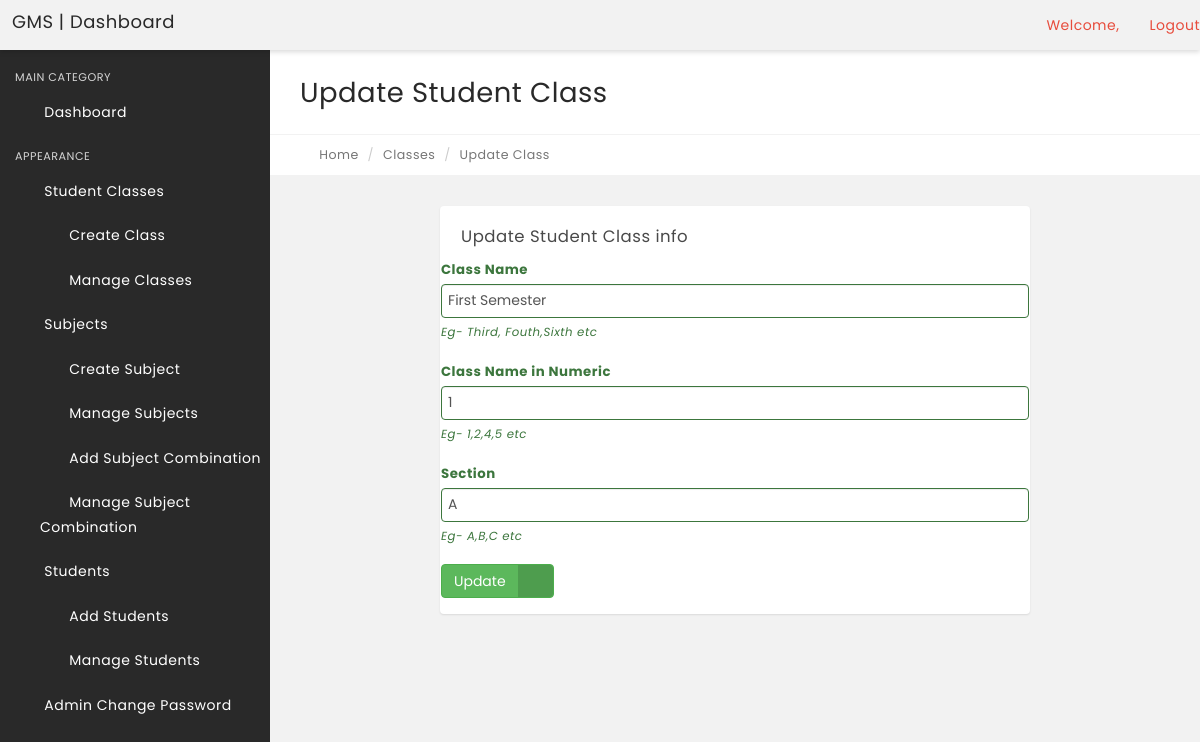
Page /edit-class.php?classid=1 on the committed database.
### tables this page shows
CREATE TABLE `tblclasses` (
  `id` int(11) NOT NULL,
  `ClassName` varchar(80) DEFAULT NULL,
  `ClassNameNumeric` int(4) NOT NULL,
  `Section` varchar(5) NOT NULL,
  `CreationDate` timestamp NOT NULL DEFAULT CURRENT_TIMESTAMP,
  `UpdationDate` timestamp NOT NULL DEFAULT '0000-00-00 00:00:00' ON UPDATE CURRENT_TIMESTAMP
);

### edit-class.php (the view, shortened to what this page needs)
<?php
if(strlen($_SESSION['alogin'])=="")
    {
    header("Location: index.php");
    }
    else{
?>
<!DOCTYPE html>
<html lang="en">
    <head>
        <link rel="stylesheet" href="css/bootstrap.css" media="screen" >
        <link rel="stylesheet" href="css/font-awesome.min.css" media="screen" >
        <link rel="stylesheet" href="css/animate-css/animate.min.css" media="screen" >
        <link rel="stylesheet" href="css/lobipanel/lobipanel.min.css" media="screen" >
        <link rel="stylesheet" href="css/prism/prism.css" media="screen" >
        <link rel="stylesheet" href="css/main.css" media="screen" >
    </head>
    <body class="top-navbar-fixed">
        <div class="main-wrapper">
            <?php include('includes/topbar.php');?>
            <div class="content-wrapper">
                <div class="content-container">
<?php include('includes/leftbar.php');?>
                    <div class="main-page">
                        <div class="container-fluid">
                            <div class="row page-title-div">
                                <div class="col-md-6">
                                    <h2 class="title">Update Student Class</h2>
                                </div>
                            </div>
                            <div class="row breadcrumb-div">
                                <div class="col-md-6">
                                    <ul class="breadcrumb">
            							<li><a href="dashboard.php"><i class="fa fa-home"></i> Home</a></li>
            							<li><a href="#">Classes</a></li>
            							<li class="active">Update Class</li>
            						</ul>
                                </div>
                            </div>
                        </div>
                        <section class="section">
                            <div class="container-fluid">
                                <div class="row">
                                    <div class="col-md-8 col-md-offset-2">
                                        <div class="panel">
                                            <div class="panel-heading">
                                                <div class="panel-title">
                                                    <h5>Update Student Class info</h5>
                                                </div>
                                            </div>
                                                <form method="post">
<?php
$cid=intval($_GET['classid']);
$sql = "SELECT * from tblclasses where id=:cid";
$query = $dbh->prepare($sql);
$query->bindParam(':cid',$cid,PDO::PARAM_STR);
$query->execute();
$results=$query->fetchAll(PDO::FETCH_OBJ);
if($query->rowCount() > 0)
{
foreach($results as $result)
{   ?>
                                                    <div class="form-group has-success">
                                                        <label for="success" class="control-label">Class Name</label>
                                                		<div class="">
                                                			<input type="text" name="classname" value="<?php echo htmlentities($result->ClassName);?>" required="required" class="form-control" id="success">
                                                            <span class="help-block">Eg- Third, Fouth,Sixth etc</span>
                                                		</div>
                                                	</div>
                                                       <div class="form-group has-success">
                                                        <label for="success" class="control-label">Class Name in Numeric</label>
                                                        <div class="">
                                                            <input type="number" name="classnamenumeric" value="<?php echo htmlentities($result->ClassNameNumeric);?>" required="required" class="form-control" id="success">
                                                            <span class="help-block">Eg- 1,2,4,5 etc</span>
                                                        </div>
                                                    </div>
                                                     <div class="form-group has-success">
                                                        <label for="success" class="control-label">Section</label>
                                                        <div class="">
                                                            <input type="text" name="section" value="<?php echo htmlentities($result->Section);?>" class="form-control" required="required" id="success">
                                                            <span class="help-block">Eg- A,B,C etc</span>
                                                        </div>
                                                    </div>
                                                    <?php }} ?>
  <div class="form-group has-success">
                                                        <div class="">
                                                           <button type="submit" name="update" class="btn btn-success btn-labeled">Update<span class="btn-label btn-label-right"><i class="fa fa-check"></i></span></button>
                                                    </div>
                                                </form>
                                            </div>
                                        </div>
                                    </div>
                                </div>
                            </div>
                    </div>
                </div>
            </div>
    </body>
</html>
<?php  } ?>

### rows in the picture
tblclasses: classname "First Semester", classnamenumeric "1", section "A"
